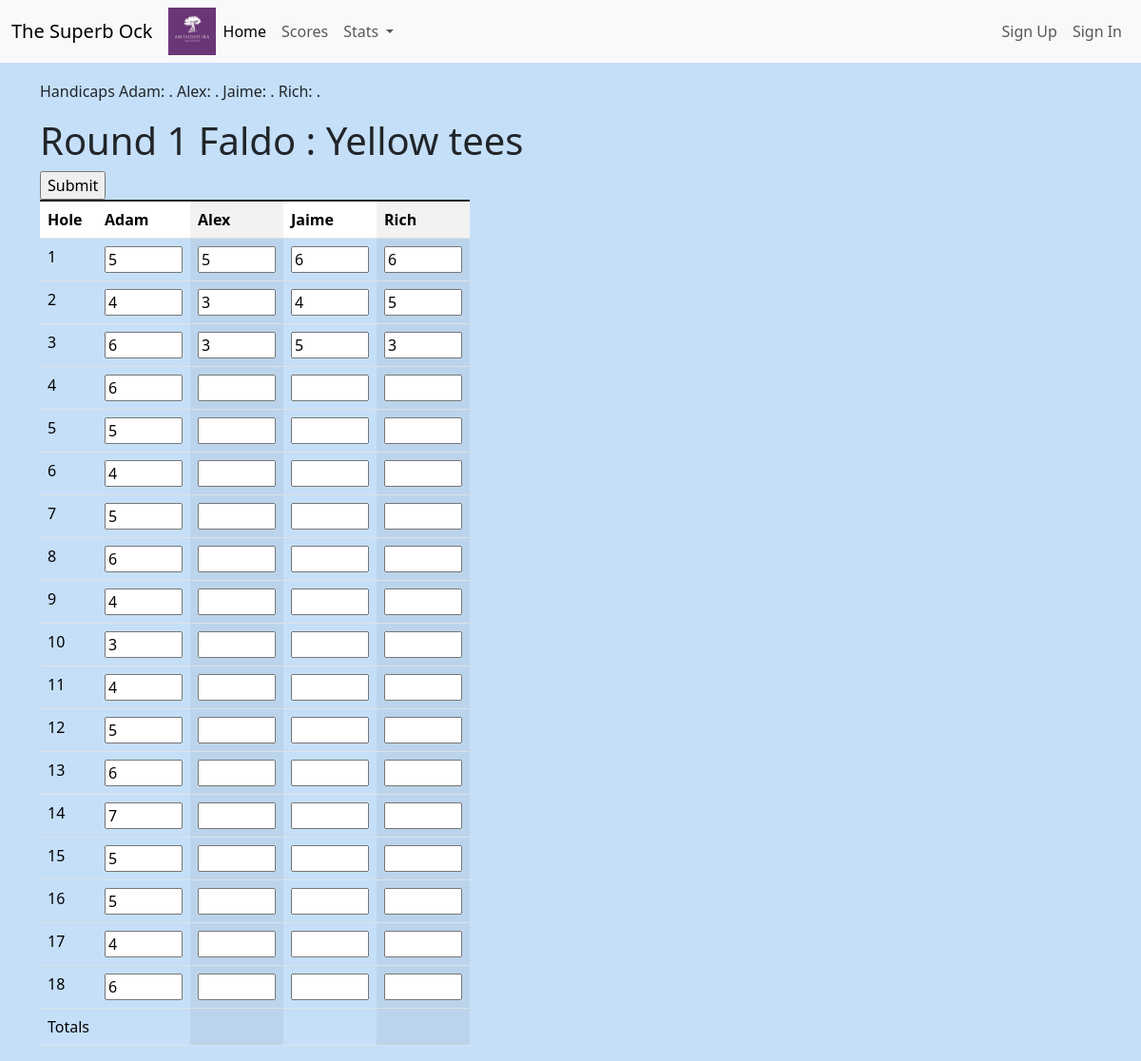
The app's page /scoring/1/, older data.
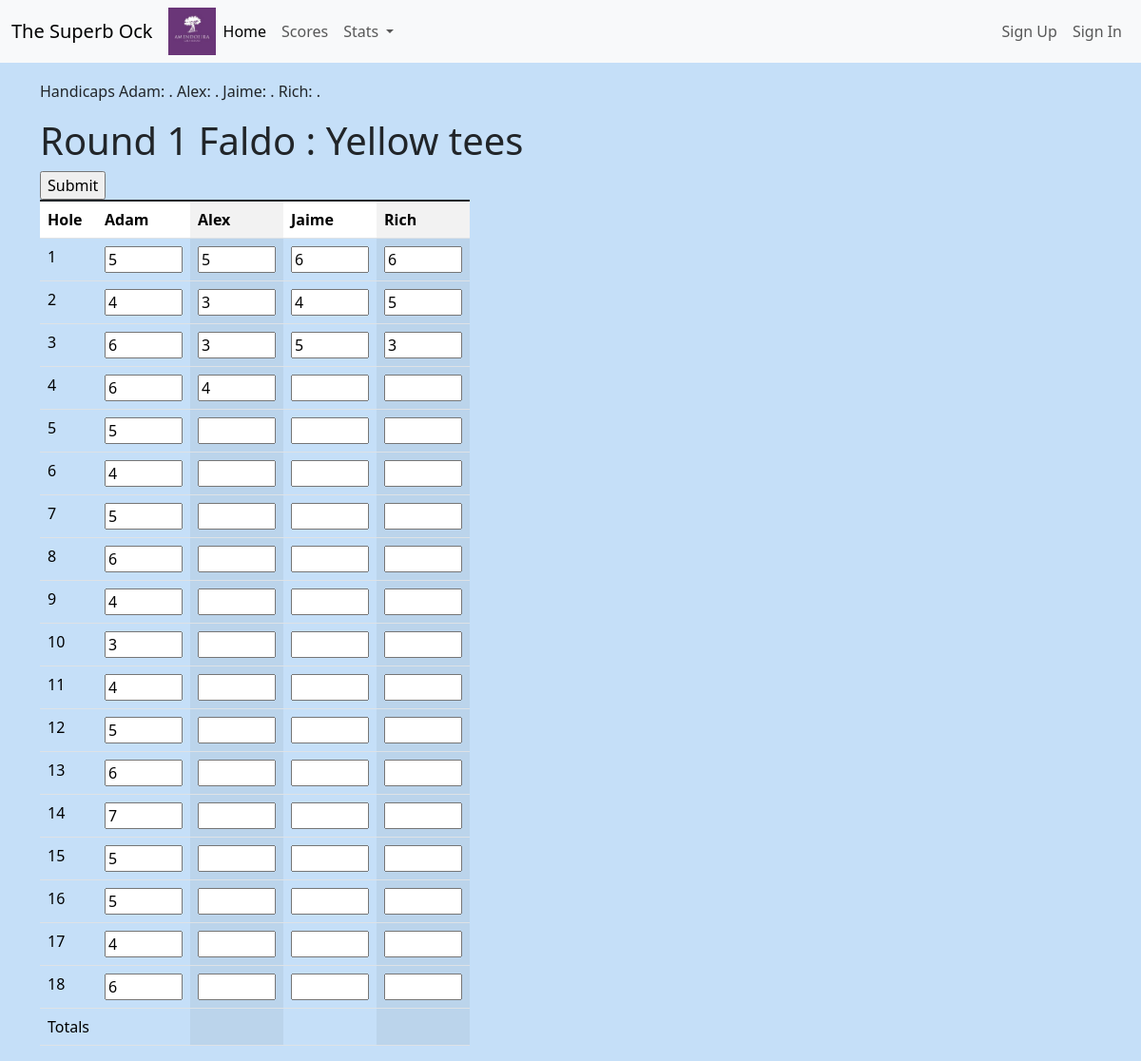
The same page, newer data.
### courses/models.py (models this page shows, shortened)
class Scoring(models.Model):
    round_number = models.ForeignKey(Round,on_delete=models.CASCADE)
    hole = models.ForeignKey(Hole,on_delete=models.CASCADE)
    adam = models.IntegerField(null=True,blank=True)
    alex = models.IntegerField(null=True,blank=True)
    jaime = models.IntegerField(null=True,blank=True)
    rich = models.IntegerField(null=True,blank=True)
    adam_stable = models.IntegerField(null=True,blank=True)
    alex_stable = models.IntegerField(null=True,blank=True)
    jaime_stable = models.IntegerField(null=True,blank=True)
    rich_stable = models.IntegerField(null=True,blank=True)
    adam_to_par = models.IntegerField(null=True,blank=True)
    alex_to_par = models.IntegerField(null=True,blank=True)
    jaime_to_par = models.IntegerField(null=True,blank=True)
    rich_to_par = models.IntegerField(null=True,blank=True)
    sandies = models.CharField(max_length=10,default='')

class Hole(models.Model):
    course = models.CharField(max_length=10)
    tees = models.CharField(max_length=7)
    hole = models.IntegerField(default=1)
    yards = models.IntegerField(default=200)
    par = models.IntegerField(default=4)
    stroke_index = models.IntegerField(default=1)
    slope_rating = models.IntegerField(default=113)

### courses/views.py (the view)
# urls.py: path('scoring/<int:round_number>/', views.scoringview,name='scoringview'),
def scoringview(request, round_number):
    round = Round.objects.all()[round_number-1]
    data = Scoring.objects.filter(round_number=round)
    return render(request, 'courses/scoringview.html', {'card': data, 'round': round })

### courses/models.py (called while the page is built)
    def __str__(self) -> str:
        return 'Round ' + str(self.round_number) + ' ' + str(self.course) + ' : ' + str(self.tees) + ' tees'

### courses/templates/courses/scoringview.html (shortened to what this page needs)
{% extends 'courses/base.html' %}
{% block content%}
<div class="container">
  <p>Handicaps Adam: {{handicap.adam_handicap}}.
    Alex: {{handicap.alex_handicap}}.
    Jaime: {{handicap.jaime_handicap}}.
    Rich: {{handicap.rich_handicap}}. </p>
  {% load static %}
  <h1>{{round}}</h1>
  <div class="row">
    <div class="col-5">
      <form action="{% url 'edit_score' %}" method="POST">{% csrf_token %}
      <td><input type="submit" value="Submit"></td>
<table class="table table-hover table-group-divider table-striped-columns table-responsive">
  <thead>
  <tr>
      <th>Hole</th>
      <th>Adam</th>
      <th>Alex</th>
      <th>Jaime</th>
      <th>Rich</th>
    </tr>
  </thead>
  <tbody>
    {% for hole in card %}
    <tr>
      <td>{{ hole.hole.hole }}</td>
      <td><input type="text" name="adam" inputmode="numeric" pattern="[0-9]*" id="" size="3" value="{% if hole.adam %}{{hole.adam}}{% endif %}" min=1 oninput="this.value = Math.abs(this.value)"></td>
      <td><input type="text" name="alex" inputmode="numeric" pattern="[0-9]*" id="" size="3" value="{% if hole.alex %}{{hole.alex}}{% endif %}" min="1"></td>
      <td><input type="text" name="jaime" inputmode="numeric" pattern="[0-9]*" id="" size="3" value="{% if hole.jaime %}{{hole.jaime}}{% endif %}" min="1"></td>
      <td><input type="text" name="rich" inputmode="numeric" pattern="[0-9]*" id="" size="3" value="{% if hole.rich %}{{hole.rich}}{% endif %}" min="1"></td>
   </tr>
   {% endfor %}
   <tr>
    <td>Totals</td>
    <td>{{total.adam.total}}</td>
    <td>{{total.alex.total}}</td>
    <td>{{total.jaime.total}}</td>
    <td>{{total.rich.total}}</td>
   </tr>
  </tbody>
  </form>
  </div>
  </div>
</div>
{% endblock %}

Row changes from the older to the newer data that the page shows:
changed Scoring (number 4 of 18 on the later page): alex (not shown) → "4"
